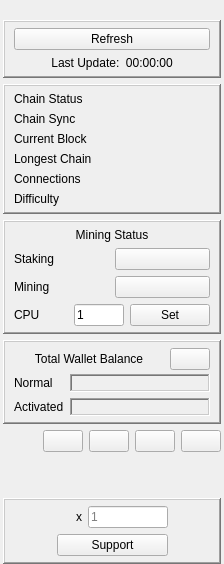
         <widget class="QFrame" name="side_panel_frame">
          <property name="sizePolicy">
           <sizepolicy hsizetype="Maximum" vsizetype="Preferred">
            <horstretch>0</horstretch>
            <verstretch>0</verstretch>
           </sizepolicy>
          </property>
          <property name="maximumSize">
           <size>
            <width>16777215</width>
            <height>16777215</height>
           </size>
          </property>
          <property name="lineWidth">
           <number>0</number>
          </property>
          <layout class="QGridLayout" name="chainsummary_Layout">
           <property name="leftMargin">
            <number>3</number>
           </property>
           <property name="topMargin">
            <number>0</number>
           </property>
           <property name="rightMargin">
            <number>3</number>
           </property>
           <property name="bottomMargin">
            <number>0</number>
           </property>
           <item row="3" column="0">
            <widget class="QFrame" name="miningstatus_frame">
             <property name="maximumSize">
              <size>
               <width>16777215</width>
               <height>16777215</height>
              </size>
             </property>
             <property name="frameShape">
              <enum>QFrame::WinPanel</enum>
             </property>
             <property name="frameShadow">
              <enum>QFrame::Raised</enum>
             </property>
             <layout class="QGridLayout" name="gridLayout_17">
              <property name="topMargin">
               <number>6</number>
              </property>
              <property name="bottomMargin">
               <number>6</number>
              </property>
              <item row="3" column="1">
               <widget class="QPushButton" name="mining_button">
                <property name="text">
                 <string/>
                </property>
               </widget>
              </item>
              <item row="1" column="1">
               <widget class="QPushButton" name="staking_button">
                <property name="text">
                 <string/>
                </property>
               </widget>
              </item>
              <item row="1" column="0">
               <widget class="QLabel" name="staking_label">
                <property name="text">
                 <string>Staking</string>
                </property>
               </widget>
              </item>
              <item row="3" column="0">
               <widget class="QLabel" name="mining_label">
                <property name="text">
                 <string>Mining</string>
                </property>
               </widget>
              </item>
              <item row="4" column="0" colspan="2">
               <layout class="QHBoxLayout" name="cpu_core_Layout">
                <item>
                 <widget class="QLabel" name="cpu_label">
                  <property name="text">
                   <string>CPU</string>
                  </property>
                 </widget>
                </item>
                <item>
                 <widget class="QLineEdit" name="cpu_core_lineEdit">
                  <property name="maximumSize">
                   <size>
                    <width>50</width>
                    <height>16777215</height>
                   </size>
                  </property>
                  <property name="text">
                   <string>1</string>
                  </property>
                 </widget>
                </item>
                <item>
                 <widget class="QPushButton" name="cpu_core_set_button">
                  <property name="text">
                   <string>Set</string>
                  </property>
                 </widget>
                </item>
               </layout>
              </item>
              <item row="0" column="0" colspan="2">
               <widget class="QLabel" name="miningstatus_label">
                <property name="text">
                 <string>Mining Status</string>
                </property>
                <property name="alignment">
                 <set>Qt::AlignCenter</set>
                </property>
               </widget>
              </item>
             </layout>
            </widget>
           </item>
           <item row="2" column="0">
            <widget class="QFrame" name="chainstatus_frame">
             <property name="maximumSize">
              <size>
               <width>16777215</width>
               <height>16777215</height>
              </size>
             </property>
             <property name="frameShape">
              <enum>QFrame::WinPanel</enum>
             </property>
             <property name="frameShadow">
              <enum>QFrame::Raised</enum>
             </property>
             <layout class="QGridLayout" name="gridLayout_11">
              <property name="topMargin">
               <number>6</number>
              </property>
              <property name="bottomMargin">
               <number>6</number>
              </property>
              <item row="6" column="1" colspan="2">
               <widget class="QLabel" name="currentblock_value_label">
                <property name="frameShape">
                 <enum>QFrame::NoFrame</enum>
                </property>
                <property name="frameShadow">
                 <enum>QFrame::Plain</enum>
                </property>
                <property name="text">
                 <string/>
                </property>
                <property name="textInteractionFlags">
                 <set>Qt::LinksAccessibleByMouse|Qt::TextSelectableByMouse</set>
                </property>
               </widget>
              </item>
              <item row="7" column="0">
               <widget class="QLabel" name="longestchain_label">
                <property name="text">
                 <string>Longest Chain</string>
                </property>
               </widget>
              </item>
              <item row="8" column="0">
               <widget class="QLabel" name="connections_label">
                <property name="text">
                 <string>Connections</string>
                </property>
               </widget>
              </item>
              <item row="0" column="1" colspan="2">
               <widget class="QLabel" name="chainstatus_label_value">
                <property name="text">
                 <string/>
                </property>
                <property name="alignment">
                 <set>Qt::AlignCenter</set>
                </property>
               </widget>
              </item>
              <item row="0" column="0">
               <widget class="QLabel" name="chainstatus_label">
                <property name="text">
                 <string>Chain Status</string>
                </property>
               </widget>
              </item>
              <item row="7" column="1" colspan="2">
               <widget class="QLabel" name="longestchain_value_label">
                <property name="frameShape">
                 <enum>QFrame::NoFrame</enum>
                </property>
                <property name="frameShadow">
                 <enum>QFrame::Sunken</enum>
                </property>
                <property name="text">
                 <string/>
                </property>
                <property name="textInteractionFlags">
                 <set>Qt::LinksAccessibleByMouse|Qt::TextSelectableByMouse</set>
                </property>
               </widget>
              </item>
              <item row="1" column="0" rowspan="4">
               <widget class="QLabel" name="chainsync_label">
                <property name="text">
                 <string>Chain Sync</string>
                </property>
               </widget>
              </item>
              <item row="6" column="0">
               <widget class="QLabel" name="currentblock_label">
                <property name="text">
                 <string>Current Block</string>
                </property>
               </widget>
              </item>
              <item row="1" column="1" rowspan="4" colspan="2">
               <widget class="QLabel" name="chainsync_label_value">
                <property name="text">
                 <string/>
                </property>
                <property name="alignment">
                 <set>Qt::AlignCenter</set>
                </property>
               </widget>
              </item>
              <item row="8" column="2">
               <widget class="QLabel" name="connections_warning_label">
                <property name="text">
                 <string/>
                </property>
                <property name="alignment">
                 <set>Qt::AlignLeading|Qt::AlignLeft|Qt::AlignVCenter</set>
                </property>
               </widget>
              </item>
              <item row="8" column="1">
               <widget class="QLabel" name="connections_value_label">
                <property name="frameShape">
                 <enum>QFrame::NoFrame</enum>
                </property>
                <property name="frameShadow">
                 <enum>QFrame::Sunken</enum>
                </property>
                <property name="text">
                 <string/>
                </property>
                <property name="alignment">
                 <set>Qt::AlignLeading|Qt::AlignLeft|Qt::AlignVCenter</set>
                </property>
                <property name="textInteractionFlags">
                 <set>Qt::LinksAccessibleByMouse|Qt::TextSelectableByMouse</set>
                </property>
               </widget>
              </item>
              <item row="9" column="0">
               <widget class="QLabel" name="difficulty_label">
                <property name="text">
                 <string>Difficulty</string>
                </property>
               </widget>
              </item>
              <item row="9" column="1" colspan="2">
               <widget class="QLabel" name="difficulty_value_label">
                <property name="minimumSize">
                 <size>
                  <width>0</width>
                  <height>0</height>
                 </size>
                </property>
                <property name="frameShape">
                 <enum>QFrame::NoFrame</enum>
                </property>
                <property name="frameShadow">
                 <enum>QFrame::Plain</enum>
                </property>
                <property name="text">
                 <string/>
                </property>
                <property name="textInteractionFlags">
                 <set>Qt::LinksAccessibleByMouse|Qt::TextSelectableByMouse</set>
                </property>
               </widget>
              </item>
             </layout>
            </widget>
           </item>
           <item row="5" column="0">
            <widget class="QFrame" name="address_pubkey_frame">
             <property name="maximumSize">
              <size>
               <width>16777215</width>
               <height>16777215</height>
              </size>
             </property>
             <property name="frameShape">
              <enum>QFrame::NoFrame</enum>
             </property>
             <property name="frameShadow">
              <enum>QFrame::Plain</enum>
             </property>
             <layout class="QGridLayout" name="gridLayout_2">
              <property name="leftMargin">
               <number>0</number>
              </property>
              <property name="topMargin">
               <number>0</number>
              </property>
              <property name="rightMargin">
               <number>0</number>
              </property>
              <property name="bottomMargin">
               <number>0</number>
              </property>
              <property name="spacing">
               <number>6</number>
              </property>
              <item row="0" column="1">
               <widget class="QPushButton" name="copyaddress_button">
                <property name="sizePolicy">
                 <sizepolicy hsizetype="Maximum" vsizetype="Fixed">
                  <horstretch>0</horstretch>
                  <verstretch>0</verstretch>
                 </sizepolicy>
                </property>
                <property name="minimumSize">
                 <size>
                  <width>0</width>
                  <height>0</height>
                 </size>
                </property>
                <property name="text">
                 <string/>
                </property>
               </widget>
              </item>
              <item row="0" column="4">
               <widget class="QPushButton" name="fontsize_minus_button">
                <property name="sizePolicy">
                 <sizepolicy hsizetype="Maximum" vsizetype="Fixed">
                  <horstretch>0</horstretch>
                  <verstretch>0</verstretch>
                 </sizepolicy>
                </property>
                <property name="text">
                 <string/>
                </property>
               </widget>
              </item>
              <item row="0" column="0">
               <spacer name="horizontalSpacer_43">
                <property name="orientation">
                 <enum>Qt::Horizontal</enum>
                </property>
                <property name="sizeHint" stdset="0">
                 <size>
                  <width>40</width>
                  <height>20</height>
                 </size>
                </property>
               </spacer>
              </item>
              <item row="0" column="3">
               <widget class="QPushButton" name="fontsize_plus_button">
                <property name="sizePolicy">
                 <sizepolicy hsizetype="Maximum" vsizetype="Fixed">
                  <horstretch>0</horstretch>
                  <verstretch>0</verstretch>
                 </sizepolicy>
                </property>
                <property name="text">
                 <string/>
                </property>
               </widget>
              </item>
              <item row="0" column="2">
               <widget class="QPushButton" name="copypubkey_button">
                <property name="sizePolicy">
                 <sizepolicy hsizetype="Maximum" vsizetype="Fixed">
                  <horstretch>0</horstretch>
                  <verstretch>0</verstretch>
                 </sizepolicy>
                </property>
                <property name="minimumSize">
                 <size>
                  <width>0</width>
                  <height>0</height>
                 </size>
                </property>
                <property name="text">
                 <string/>
                </property>
               </widget>
              </item>
             </layout>
            </widget>
           </item>
           <item row="1" column="0">
            <widget class="QFrame" name="reflesh_frame">
             <property name="sizePolicy">
              <sizepolicy hsizetype="Preferred" vsizetype="Preferred">
               <horstretch>0</horstretch>
               <verstretch>0</verstretch>
              </sizepolicy>
             </property>
             <property name="maximumSize">
              <size>
               <width>16777215</width>
               <height>16777215</height>
              </size>
             </property>
             <property name="frameShape">
              <enum>QFrame::WinPanel</enum>
             </property>
             <property name="frameShadow">
              <enum>QFrame::Raised</enum>
             </property>
             <layout class="QGridLayout" name="gridLayout_16">
              <property name="topMargin">
               <number>6</number>
              </property>
              <property name="bottomMargin">
               <number>6</number>
              </property>
              <item row="0" column="0" colspan="2">
               <widget class="QPushButton" name="getinfo_refresh_button">
                <property name="minimumSize">
                 <size>
                  <width>0</width>
                  <height>0</height>
                 </size>
                </property>
                <property name="text">
                 <string>Refresh</string>
                </property>
               </widget>
              </item>
              <item row="1" column="0" colspan="2">
               <widget class="QLabel" name="last_update_label">
                <property name="text">
                 <string>Last Update:  00:00:00</string>
                </property>
                <property name="alignment">
                 <set>Qt::AlignCenter</set>
                </property>
               </widget>
              </item>
             </layout>
            </widget>
           </item>
           <item row="6" column="0">
            <spacer name="verticalSpacer_28">
             <property name="orientation">
              <enum>Qt::Vertical</enum>
             </property>
             <property name="sizeHint" stdset="0">
              <size>
               <width>20</width>
               <height>40</height>
              </size>
             </property>
            </spacer>
           </item>
           <item row="7" column="0">
            <widget class="QFrame" name="supportus_frame">
             <property name="sizePolicy">
              <sizepolicy hsizetype="Preferred" vsizetype="Minimum">
               <horstretch>0</horstretch>
               <verstretch>0</verstretch>
              </sizepolicy>
             </property>
             <property name="maximumSize">
              <size>
               <width>16777215</width>
               <height>16777215</height>
              </size>
             </property>
             <property name="frameShape">
              <enum>QFrame::WinPanel</enum>
             </property>
             <property name="frameShadow">
              <enum>QFrame::Raised</enum>
             </property>
             <layout class="QGridLayout" name="gridLayout_24">
              <property name="topMargin">
               <number>6</number>
              </property>
              <property name="bottomMargin">
               <number>6</number>
              </property>
              <item row="1" column="1" colspan="4">
               <widget class="QPushButton" name="support_pushButton">
                <property name="text">
                 <string>Support</string>
                </property>
               </widget>
              </item>
              <item row="0" column="3">
               <widget class="QLabel" name="multiply_label">
                <property name="sizePolicy">
                 <sizepolicy hsizetype="Fixed" vsizetype="Preferred">
                  <horstretch>0</horstretch>
                  <verstretch>0</verstretch>
                 </sizepolicy>
                </property>
                <property name="text">
                 <string>x</string>
                </property>
               </widget>
              </item>
              <item row="0" column="4">
               <widget class="QLineEdit" name="cup_lineEdit">
                <property name="maximumSize">
                 <size>
                  <width>80</width>
                  <height>16777215</height>
                 </size>
                </property>
                <property name="placeholderText">
                 <string>1</string>
                </property>
               </widget>
              </item>
              <item row="0" column="0" rowspan="2">
               <spacer name="horizontalSpacer_56">
                <property name="orientation">
                 <enum>Qt::Horizontal</enum>
                </property>
                <property name="sizeHint" stdset="0">
                 <size>
                  <width>40</width>
                  <height>20</height>
                 </size>
                </property>
               </spacer>
              </item>
              <item row="0" column="5" rowspan="2">
               <spacer name="horizontalSpacer_57">
                <property name="orientation">
                 <enum>Qt::Horizontal</enum>
                </property>
                <property name="sizeHint" stdset="0">
                 <size>
                  <width>40</width>
                  <height>20</height>
                 </size>
                </property>
               </spacer>
              </item>
              <item row="0" column="2">
               <widget class="QLabel" name="coffee_icon_label">
                <property name="text">
                 <string/>
                </property>
                <property name="alignment">
                 <set>Qt::AlignCenter</set>
                </property>
               </widget>
              </item>
             </layout>
            </widget>
           </item>
           <item row="0" column="0">
            <widget class="QLabel" name="host_name_label">
             <property name="text">
              <string/>
             </property>
             <property name="alignment">
              <set>Qt::AlignCenter</set>
             </property>
            </widget>
           </item>
           <item row="4" column="0">
            <widget class="QFrame" name="walletsummary_frame">
             <property name="maximumSize">
              <size>
               <width>16777215</width>
               <height>16777215</height>
              </size>
             </property>
             <property name="frameShape">
              <enum>QFrame::WinPanel</enum>
             </property>
             <property name="frameShadow">
              <enum>QFrame::Raised</enum>
             </property>
             <layout class="QFormLayout" name="formLayout_3">
              <property name="verticalSpacing">
               <number>4</number>
              </property>
              <property name="topMargin">
               <number>6</number>
              </property>
              <property name="bottomMargin">
               <number>6</number>
              </property>
              <item row="0" column="0" colspan="2">
               <layout class="QHBoxLayout" name="horizontalLayout_12">
                <property name="spacing">
                 <number>6</number>
                </property>
                <property name="bottomMargin">
                 <number>0</number>
                </property>
                <item>
                 <widget class="QLabel" name="walletsummary_label">
                  <property name="text">
                   <string>Total Wallet Balance</string>
                  </property>
                  <property name="alignment">
                   <set>Qt::AlignCenter</set>
                  </property>
                 </widget>
                </item>
                <item>
                 <widget class="QPushButton" name="walletsummary_hide_button">
                  <property name="sizePolicy">
                   <sizepolicy hsizetype="Maximum" vsizetype="Fixed">
                    <horstretch>0</horstretch>
                    <verstretch>0</verstretch>
                   </sizepolicy>
                  </property>
                  <property name="text">
                   <string/>
                  </property>
                 </widget>
                </item>
               </layout>
              </item>
              <item row="2" column="0" colspan="2">
               <widget class="QFrame" name="walletsummary_amount_frame">
                <layout class="QFormLayout" name="_2">
                 <property name="leftMargin">
                  <number>0</number>
                 </property>
                 <property name="topMargin">
                  <number>0</number>
                 </property>
                 <property name="rightMargin">
                  <number>0</number>
                 </property>
                 <property name="bottomMargin">
                  <number>0</number>
                 </property>
                 <item row="0" column="1">
                  <widget class="QLabel" name="totalnormal_value_label">
                   <property name="frameShape">
                    <enum>QFrame::WinPanel</enum>
                   </property>
                   <property name="frameShadow">
                    <enum>QFrame::Sunken</enum>
                   </property>
                   <property name="text">
                    <string/>
                   </property>
                   <property name="textInteractionFlags">
                    <set>Qt::LinksAccessibleByMouse|Qt::TextSelectableByMouse</set>
                   </property>
                  </widget>
                 </item>
                 <item row="0" column="0">
                  <widget class="QLabel" name="totalnormal_label">
                   <property name="text">
                    <string>Normal</string>
                   </property>
                  </widget>
                 </item>
                 <item row="1" column="0">
                  <widget class="QLabel" name="totalactivated_label">
                   <property name="text">
                    <string>Activated</string>
                   </property>
                  </widget>
                 </item>
                 <item row="1" column="1">
                  <widget class="QLabel" name="totalactivated_value_label">
                   <property name="frameShape">
                    <enum>QFrame::WinPanel</enum>
                   </property>
                   <property name="frameShadow">
                    <enum>QFrame::Sunken</enum>
                   </property>
                   <property name="text">
                    <string/>
                   </property>
                   <property name="textInteractionFlags">
                    <set>Qt::LinksAccessibleByMouse|Qt::TextSelectableByMouse</set>
                   </property>
                  </widget>
                 </item>
                </layout>
               </widget>
              </item>
             </layout>
            </widget>
           </item>
          </layout>
         </widget>
